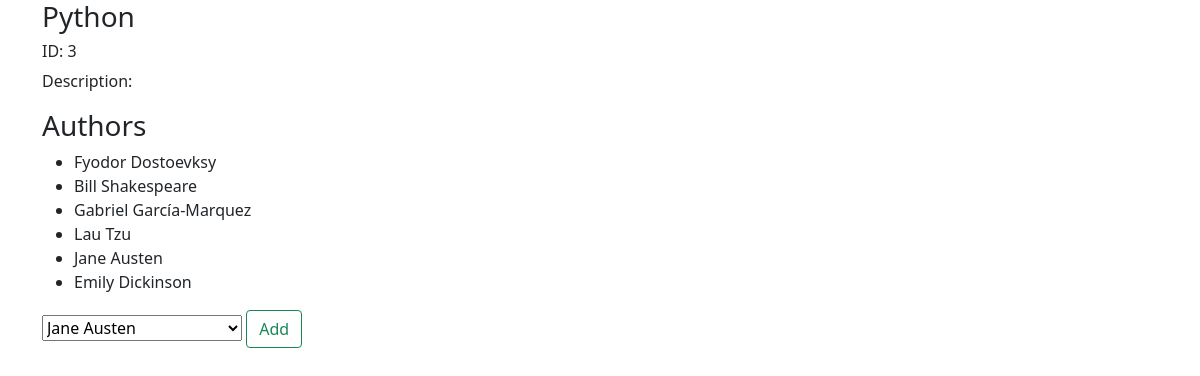
Page /books/3 on the committed database.
### books_authors_app/models.py (models this page shows, shortened)
class Book(models.Model):
    title = models.CharField(max_length=150)
    description = models.TextField()
    created_at = models.DateTimeField(auto_now_add=True)
    updated_at = models.DateTimeField(auto_now=True)

class Author(models.Model):
    first_name = models.CharField(max_length=50)
    last_name = models.CharField(max_length=50)
    notes = models.TextField(null=True)
    books = models.ManyToManyField(Book, related_name='authors')
    created_at = models.DateTimeField(auto_now_add=True)
    updated_at = models.DateTimeField(auto_now=True)

### books_authors_app/views.py (the view)
def view_book(request, book_id):
    book = Book.objects.get(id=book_id)
    if request.method == 'GET':
        authors = book.authors.all()
        all_authors = Author.objects.all()
        context = {
            'book': book,
            'authors': authors,
            'all_authors': all_authors
        }
        return render(request, 'view_book.html', context)
    elif request.method == 'POST':
        new_author = Author.objects.get(id=request.POST['new_authors'])
        book.authors.add(new_author)
        return redirect(f'/books/{book_id}')

### books_authors_app/templates/view_book.html (shortened to what this page needs)
{% extends "base.html" %}
{% block content %}
    <div class="row">
        <div class="col-10">
            <h3>{{book.title}}</h3>
            <h6>ID: {{book.id}}</h6>
            <p>Description: {{book.description}}</p>
        </div>
    </div>
    <div class="row">
        <div class="col-10">
            <h3>Authors</h3>
            <ul>
                {% for author in authors %}
                    <li>
                        {{author.first_name}} {{author.last_name}}
                    </li>
                {% endfor %}
            </ul>
            <form method="POST" action="{{book.id}}/new">
                <select name="new_authors">
                    {% for author in all_authors %}
                        <option value="{{author.id}}">{{author.first_name}} {{author.last_name}}</option>
                    {% endfor %}
                </select>
                <button type="submit" class="btn btn-outline-success">Add</button>
            </form>
        </div>
    </div>
{% endblock %}

### rows in the picture
Book: id "3"
Author: first_name "Fyodor", last_name "Dostoevksy"
Author: first_name "Bill", last_name "Shakespeare"
Author: first_name "Gabriel", last_name "García-Marquez"
Author: first_name "Lau", last_name "Tzu"
Author: first_name "Jane", last_name "Austen"
Author: first_name "Emily", last_name "Dickinson"

### other values in the picture
form field new_authors "Jane Austen"
